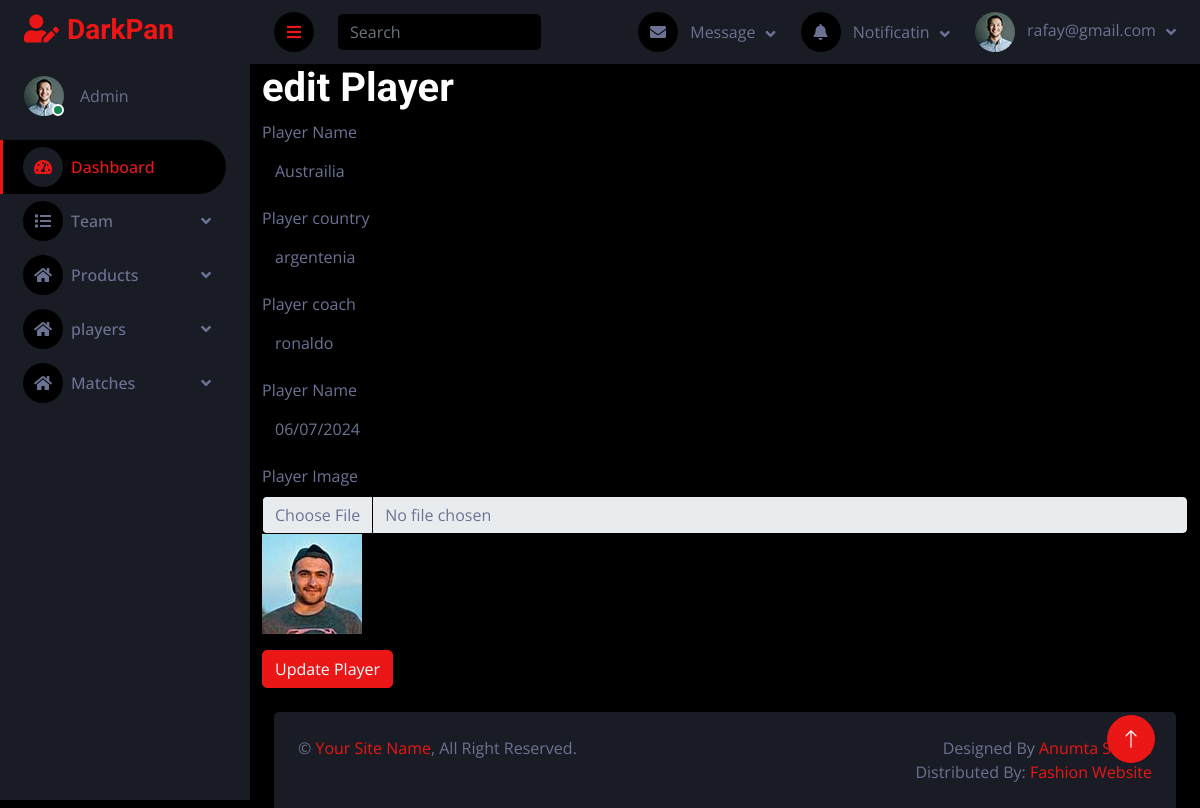
Page /admin/editteam.php?Id=4 (signed in) on the committed database.
### tables this page shows
CREATE TABLE `teams` (
  `teamID` int(11) NOT NULL,
  `teamName` varchar(100) NOT NULL,
  `country` varchar(100) NOT NULL,
  `coach` varchar(100) DEFAULT NULL,
  `foundedYear` date DEFAULT NULL,
  `logoURL` varchar(255) DEFAULT NULL
);

### admin/editteam.php (the view, shortened to what this page needs)
<?php
include "header.php";
include "../config.php";
$id = $_GET['Id'];
$select = "SELECT * FROM teams where teamID = $id";
$result = mysqli_query($conn,$select);
$row = mysqli_fetch_assoc($result);
?>
<div class="container">
    <h1>edit Player</h1>
<form method="post" enctype="multipart/form-data">
                    <div class="mb-3">
                        <label for="exampleInputEmail1" class="form-label">Player Name</label>
                        <input type="text" class="form-control" placeholder="Enter Name:" name="teamName" value="<?php echo $row['teamName']?>">
                    </div>
                    <div class="mb-3">
                        <label for="exampleInputEmail1" class="form-label">Player country</label>
                        <input type="text" class="form-control" placeholder="Enter country Name:" name="country" value="<?php echo $row['country'] ?>">
                    </div>
                    <div class="mb-3">
                        <label for="exampleInputEmail1" class="form-label">Player coach</label>
                        <input type="text" class="form-control" placeholder="Enter coach Name:" name="coach" value="<?php echo $row['coach'] ?>">
                    </div>
                    <div class="mb-3">
                        <label for="exampleInputEmail1" class="form-label">Player Name</label>
                        <input type="date" class="form-control" placeholder="Enter foundYear Name:" name="foundedYear" value="<?php echo $row['foundedYear'] ?>">
                    </div>
                    <div class="mb-3">
                        <label for="exampleInputEmail1" class="form-label">Player Image</label>
                        <input type="file" class="form-control" placeholder="Enter Player Image:" name="logoURL">
                        <img src="team/<?php echo$row['logoURL'] ?>" height="100px" width="100px" alt="">
                    </div>
                    <button type="submit" name="upd_Player" class="btn btn-primary">Update Player</button>
                </form>
</div>
<?php
include "footer.php"
?>

### admin/css/style.css (style rules this page uses)
:root { --primary: #EB1616; --secondary: #191C24; --light: #6C7293; --dark: #000000; }
.btn { transition: .5s; }

### rows in the picture
teams: teamName "Austrailia", country "argentenia", coach "ronaldo", foundedYear "06/07/2024", logoURL (picture)

### other values in the picture
$_SESSION['email'] "rafay@gmail.com"
